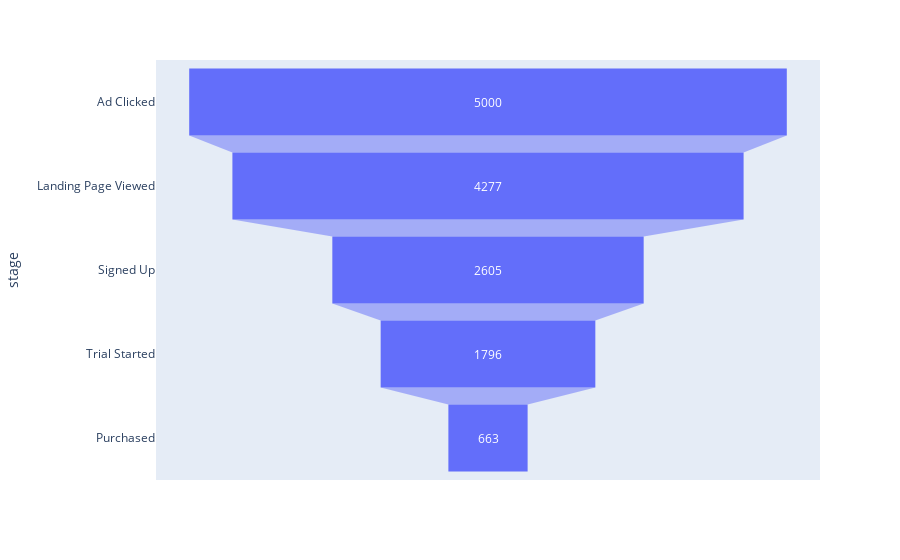

The code cell stored with this chart in its notebook:
### Markdown cell above
### 2. Funnel Stage Metrics

Counting users at each funnel stage and computing conversion rates between steps.

### Code cell
# Convert the dictionary to a pandas DataFrame
data_df = pd.DataFrame({
    "number": [
        df["ad_click_date"].notna().sum(),
        df["landing_page_view_date"].notna().sum(),
        df["signup_date"].notna().sum(),
        df["trial_date"].notna().sum(),
        df["purchase_date"].notna().sum()
    ],
    "stage": ["Ad Clicked", "Landing Page Viewed", "Signed Up", "Trial Started", "Purchased"]
})

# Create the funnel plot
fig = px.funnel(data_df, x='number', y='stage', )
fig.show()

### Figure 1 — Plotly figure (JSON) as saved in the notebook; plotly's stock layout.template omitted (floating-point values rounded to 4 significant figures)
{"data": [{"hovertemplate": "number=%{x}<br>stage=%{y}<extra></extra>", "legendgroup": "", "marker": {"color": "#636efa"}, "name": "", "orientation": "h", "showlegend": false, "type": "funnel", "x": [5000, 4277, 2605, 1796, 663], "xaxis": "x", "y": ["Ad Clicked", "Landing Page Viewed", "Signed Up", "Trial Started", "Purchased"], "yaxis": "y"}], "layout": {"legend": {"tracegroupgap": 0}, "margin": {"t": 60}, "xaxis": {"anchor": "y", "domain": [0, 1], "title": {"text": "number"}}, "yaxis": {"anchor": "x", "domain": [0, 1], "title": {"text": "stage"}}}}
